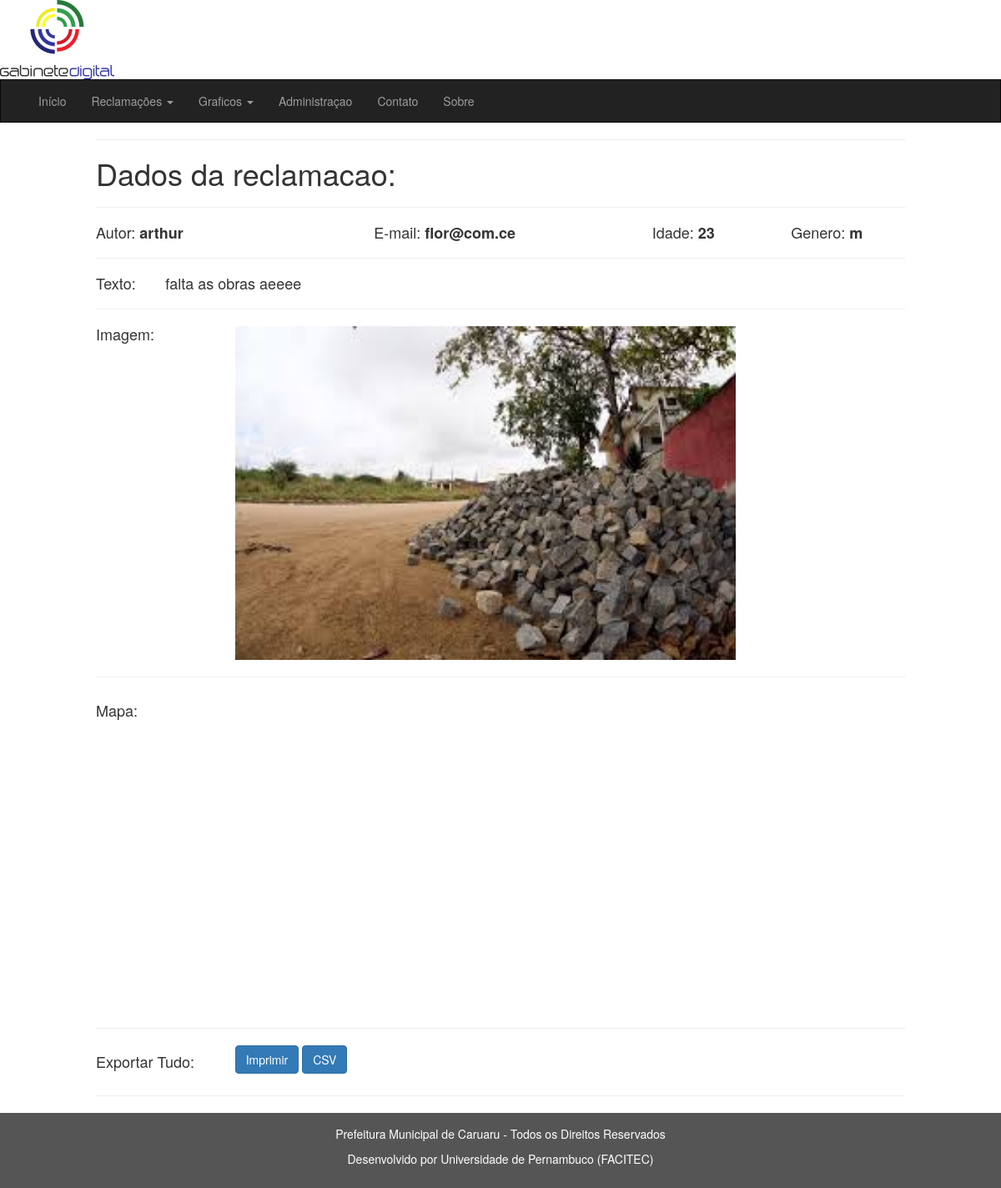
/reclamacoes/direitos_humanos/visualizar.php?id=23&autor=arthur, run on the app's committed database.
### tables this page shows
CREATE TABLE IF NOT EXISTS `reclamacoes` (
  `id` int(11) NOT NULL AUTO_INCREMENT,
  `user_nome` varchar(100) DEFAULT NULL,
  `user_email` varchar(100) DEFAULT NULL,
  `user_idade` tinyint(3) unsigned DEFAULT NULL,
  `user_genero` varchar(1) DEFAULT NULL,
  `texto` varchar(144) NOT NULL,
  `data` date NOT NULL,
  `imagem` varchar(100) NOT NULL COMMENT 'endereço da imagem',
  `categoria` tinyint(4) NOT NULL,
  `latitude` float(10,6) DEFAULT NULL,
  `longitude` float(10,6) DEFAULT NULL,
  PRIMARY KEY (`id`)
);

### MVC/Model/bd/bd.php (called while the page is built, shortened)
<?php
	class bancoDeDados{
		private $servidor = "localhost";
		private $usuario = "root";
		private $senha = "iago2014";
		private $banco = "ouvidoria_app";
		private $conn;
		public function getConn(){
			return $this->conn;
		}
		public function estabelecerConexao(){
			$this->conn = new mysqli($this->servidor, $this->usuario, $this->senha, $this->banco);
			if ($this->conn->connect_errno) {
			    return false;
			} else {
				return true;
			}
		}
	}
?>

### MVC/View/reclamacoes/Reclamacao.php (the view, shortened to what this page needs)
<?php
	class Reclamacao{
		public function imprimir_inicio_reclamacao(){
			echo '
				<div id="reclamacao_div">';
			$this->reclamacao = '';
		}
		public function processar_reclamacao($dados){
			$this->reclamacao .= '
					<div id="reclamacao">
					    <hr>
					    <h1>Dados da reclamacao:</h1>
					    <h4>
					        <hr>
					        <div class="row">
					            <div class="col-sm-4">
					                Autor: <strong>'.$dados['user_nome'].'</strong>
					            </div>
					            <div class="col-sm-4">
					                E-mail: <strong>'.$dados['user_email'].'</strong>
					            </div>
					            <div class="col-sm-2">
					                Idade: <strong>'.$dados['user_idade'].'</strong>
					            </div>
					            <div class="col-sm-2">
					                Genero: <strong>'.$dados['user_genero'].'</strong>
					            </div>
					        </div>
					        <hr>
					        <div class="row">
					            <div class="col-sm-1">
					                Texto:
					            </div>
					            <div class="col-sm-11">
					                '.$dados['texto'].'
					            </div>
					        </div>
					        <hr>
					        <div class="row">
					            <div class="col-sm-2">
					                Imagem:
					            </div>
					            <div class="col-sm-10">
					                <img src="../../imagens/upload/'.$dados['imagem'].'" width="600" height="400" alt="img_reclamacao"/>
					            </div>
					        </div>
						</div>
						<hr>
				';
		}
		public function imprimir_mapa(){
			echo '
					<div class="row">
						<div class="col-sm-2"><h4>Mapa:</h4></div>
						<div class="col-sm-10">
							<div id="googleMap" style="width:500px;height:380px;"></div>
						</div>
					</div>
				</div>';
		}
		public function imprimir_botoes_exportar($exportar_csv, $nome_arquivo_csv){
			echo
				'
				<hr><div class="row">
					<div class="col-sm-2"><h4>Exportar Tudo:</h4></div>
					<div class="col-sm-10">
						<button class="btn btn-primary" id="botao_imprimir">Imprimir</button>
						';
			if(!strcmp($exportar_csv,"sim")) {
				echo '
				<a class="btn btn-primary" href="../temp/'.$nome_arquivo_csv.'.csv" id="botao_CSV">CSV</a>
				';
			}
			echo '
					</div>
				</div>
				<hr>
					';
		}
		public function imprimir_reclamacao(){
			echo $this->reclamacao;
		}
	}
?>

### MVC/Model/reclamacoes/ModeloReclamacao.php (shortened to what this page needs)
<?php
	class ModeloReclamacao{
		private $id;
		private $autor;
		private $resultado_consulta;
		public function pegar_dados(){
            if(empty($_GET['id'])){
				return 1;
			} else {
				$this->id = $_GET['id'];
			}
			if(empty($_GET['autor'])){
				return 1;
			} else {
				$this->autor = $_GET['autor'];
			}
			return 0;
		}
		public function validar_reclamacao(){
			include '../../MVC/Model/bd/bd.php';
			$this->bd = new bancoDeDados();
			$this->bd->estabelecerConexao();
			$consulta_sql = "SELECT * FROM reclamacoes WHERE id=$this->id AND user_nome='$this->autor'";
			$this->resultado_consulta = $this->bd->getConn()->query($consulta_sql);
			if(isset($this->resultado_consulta->num_rows)){
				if($this->resultado_consulta->num_rows>0){
                	return 0;
                }
			} else {
				return 1;
			}
		}
		public function exibir_reclamacao(){
			$nome_arquivo_csv = $this->autor . $this->id;
			include '../../MVC/View/reclamacoes/Reclamacao.php';
			$reclamacao = new Reclamacao();
			while ($dados = $this->resultado_consulta->fetch_array()) {
				$reclamacao->imprimir_inicio_reclamacao();
				$reclamacao->processar_reclamacao($dados);
				$reclamacao->imprimir_reclamacao();
				$reclamacao->imprimir_mapa();
				$exportar_para_csv = "sim";
				$reclamacao->imprimir_botoes_exportar($exportar_para_csv, $nome_arquivo_csv);
			}
		}
	}
?>

### css/newStyle.css (style rules this page uses)
.sidenav { padding-top: 20px; background-color: #ffffff; height: 100%; }
footer { background-color: #555; color: white; padding: 15px; }

### data on the page
reclamacoes: user_nome "arthur", user_email "flor@com.ce", user_idade "23", user_genero "m", texto "falta as obras aeeee", imagem (picture)
